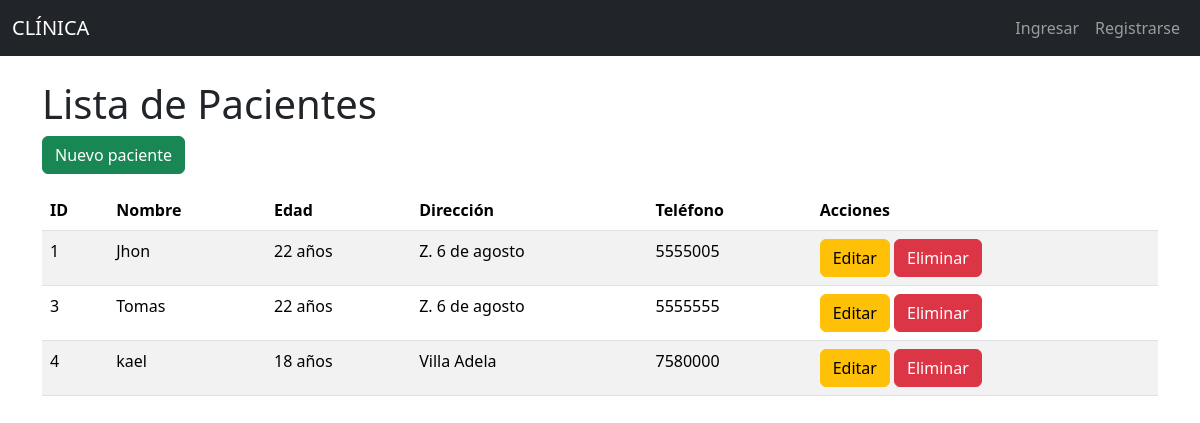
/pacientes/, run on an earlier commit of the app's database.
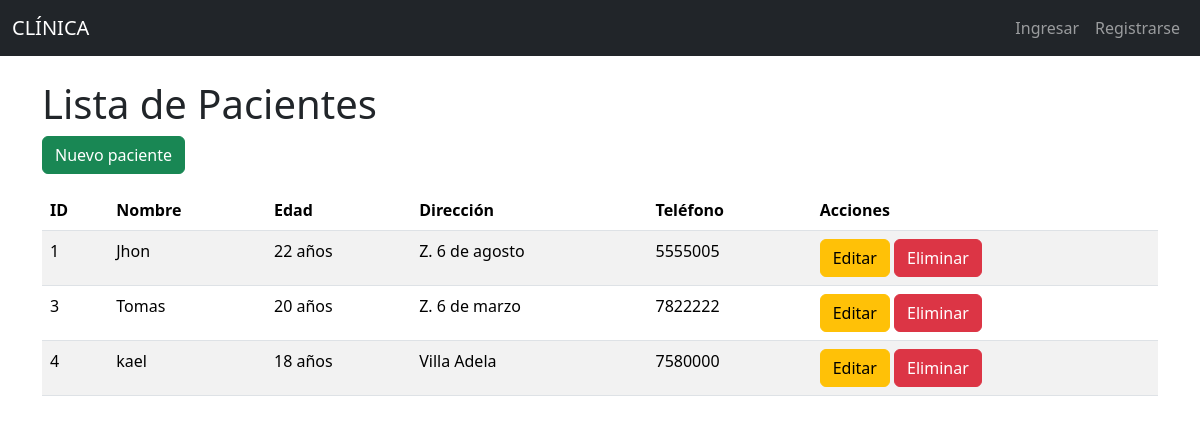
And on a later commit of the database.
### models/paciente_model.py (models this page shows, shortened)
class Paciente(db.Model):
    __tablename__ = "pacientes"
    id = db.Column(db.Integer, primary_key=True)
    nombre = db.Column(db.String(80), nullable=False)
    edad = db.Column(db.Integer, nullable=False)
    direccion = db.Column(db.String(200), nullable=False)
    telefono = db.Column(db.String(20), nullable=False)
    consultas = db.relationship('Consulta', back_populates='paciente')
    @staticmethod
    def get_all():
        return Paciente.query.all()

### controllers/paciente_controller.py (the view)
@paciente_bp.route("/")
def index():
    pacientes = Paciente.get_all()
    return paciente_view.list(pacientes)

### run.py (called while the page is built)
@app.context_processor
def inject_active_path():
    def is_active(path):
        return 'active' if request.path == path else ''
    return(dict(is_active = is_active))

### view/paciente_view.py (called while the page is built)
def list(pacientes):
    return render_template('pacientes/index.html', pacientes=pacientes)

### templates/pacientes/index.html (shortened to what this page needs)
{% extends 'base.html' %}
{% block content %}
<h1>Lista de Pacientes</h1>
<a href="{{ url_for('paciente.create') }}" class="btn btn-success mb-3">Nuevo paciente</a>
<table class="table table-striped">
    <thead>
        <tr>
            <th>ID</th>
            <th>Nombre</th>
            <th>Edad</th>
            <th>Dirección</th>
            <th>Teléfono</th>
            <th>Acciones</th>
        </tr>
    </thead>
    <tbody>
        {% for item in pacientes %}
        <tr>
            <td>{{ item.id }}</td>
            <td>{{ item.nombre }}</td>
            <td>{{ item.edad }} años</td>
            <td>{{ item.direccion }}</td>
            <td>{{ item.telefono }}</td>
            <td>
                <a href="{{ url_for('paciente.edit', id=item.id) }}" class="btn btn-warning">Editar</a>
                <a href="{{ url_for('paciente.delete', id=item.id) }}" class="btn btn-danger">Eliminar</a>
            </td>
        </tr>
        {% endfor %}
    </tbody>
</table>
{% endblock %}

What changed in the data, as far as the page shows it:
changed Paciente "Tomas": edad "22" → "20"; direccion "Z. 6 de agosto" → "Z. 6 de marzo"; telefono "5555555" → "7822222"
